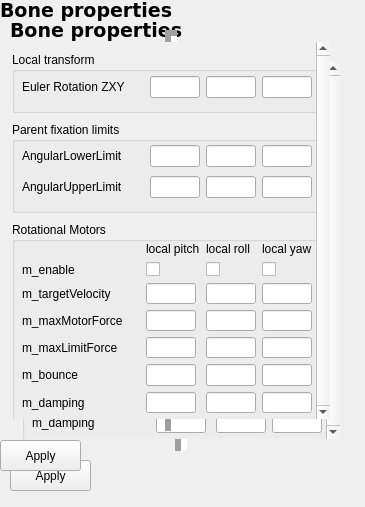
<?xml version="1.0" encoding="UTF-8"?>
<ui version="4.0">
 <class>Generic6DofConstraintController</class>
 <widget class="QWidget" name="Generic6DofConstraintController">
  <property name="geometry">
   <rect>
    <x>0</x>
    <y>0</y>
    <width>365</width>
    <height>507</height>
   </rect>
  </property>
  <property name="windowTitle">
   <string>Form</string>
  </property>
  <widget class="QPushButton" name="pbSaveChanges">
   <property name="geometry">
    <rect>
     <x>10</x>
     <y>460</y>
     <width>81</width>
     <height>31</height>
    </rect>
   </property>
   <property name="text">
    <string>Apply</string>
   </property>
  </widget>
  <widget class="QScrollArea" name="scrollArea">
   <property name="geometry">
    <rect>
     <x>10</x>
     <y>50</y>
     <width>342</width>
     <height>401</height>
    </rect>
   </property>
   <property name="frameShape">
    <enum>QFrame::VLine</enum>
   </property>
   <property name="lineWidth">
    <number>6</number>
   </property>
   <property name="verticalScrollBarPolicy">
    <enum>Qt::ScrollBarAlwaysOn</enum>
   </property>
   <property name="widgetResizable">
    <bool>true</bool>
   </property>
   <widget class="QWidget" name="scrollAreaWidgetContents_2">
    <property name="geometry">
     <rect>
      <x>0</x>
      <y>0</y>
      <width>313</width>
      <height>389</height>
     </rect>
    </property>
    <widget class="QGroupBox" name="gbAngularLimits">
     <property name="geometry">
      <rect>
       <x>0</x>
       <y>80</y>
       <width>311</width>
       <height>91</height>
      </rect>
     </property>
     <property name="title">
      <string>Parent fixation limits</string>
     </property>
     <widget class="QWidget" name="gridLayoutWidget_2">
      <property name="geometry">
       <rect>
        <x>10</x>
        <y>20</y>
        <width>290</width>
        <height>61</height>
       </rect>
      </property>
      <layout class="QGridLayout" name="glAngularLimits">
       <item row="0" column="0">
        <widget class="QLabel" name="lAngularLowerLimit_title">
         <property name="minimumSize">
          <size>
           <width>120</width>
           <height>0</height>
          </size>
         </property>
         <property name="text">
          <string>AngularLowerLimit</string>
         </property>
        </widget>
       </item>
       <item row="1" column="0">
        <widget class="QLabel" name="lAngularUpperLimit_title">
         <property name="text">
          <string>AngularUpperLimit</string>
         </property>
        </widget>
       </item>
       <item row="0" column="1">
        <widget class="QLineEdit" name="leAngularLowerLimit_x">
         <property name="maximumSize">
          <size>
           <width>50</width>
           <height>16777215</height>
          </size>
         </property>
        </widget>
       </item>
       <item row="1" column="1">
        <widget class="QLineEdit" name="leAngularUpperLimit_x">
         <property name="maximumSize">
          <size>
           <width>50</width>
           <height>16777215</height>
          </size>
         </property>
         <property name="text">
          <string/>
         </property>
        </widget>
       </item>
       <item row="0" column="2">
        <widget class="QLineEdit" name="leAngularLowerLimit_y">
         <property name="maximumSize">
          <size>
           <width>50</width>
           <height>16777215</height>
          </size>
         </property>
        </widget>
       </item>
       <item row="1" column="2">
        <widget class="QLineEdit" name="leAngularUpperLimit_y">
         <property name="maximumSize">
          <size>
           <width>50</width>
           <height>16777215</height>
          </size>
         </property>
         <property name="text">
          <string/>
         </property>
        </widget>
       </item>
       <item row="0" column="3">
        <widget class="QLineEdit" name="leAngularLowerLimit_z">
         <property name="maximumSize">
          <size>
           <width>50</width>
           <height>16777215</height>
          </size>
         </property>
        </widget>
       </item>
       <item row="1" column="3">
        <widget class="QLineEdit" name="leAngularUpperLimit_z">
         <property name="maximumSize">
          <size>
           <width>50</width>
           <height>16777215</height>
          </size>
         </property>
         <property name="text">
          <string/>
         </property>
        </widget>
       </item>
      </layout>
     </widget>
    </widget>
    <widget class="QGroupBox" name="gbAngularMotors">
     <property name="geometry">
      <rect>
       <x>0</x>
       <y>180</y>
       <width>311</width>
       <height>201</height>
      </rect>
     </property>
     <property name="title">
      <string>Rotational Motors</string>
     </property>
     <widget class="QWidget" name="gridLayoutWidget">
      <property name="geometry">
       <rect>
        <x>10</x>
        <y>20</y>
        <width>290</width>
        <height>171</height>
       </rect>
      </property>
      <layout class="QGridLayout" name="glAngularMotors">
       <property name="sizeConstraint">
        <enum>QLayout::SetDefaultConstraint</enum>
       </property>
       <property name="margin">
        <number>0</number>
       </property>
       <item row="0" column="3">
        <widget class="QLabel" name="l_m3">
         <property name="text">
          <string>local yaw</string>
         </property>
        </widget>
       </item>
       <item row="0" column="2">
        <widget class="QLabel" name="l_m2">
         <property name="text">
          <string>local roll</string>
         </property>
        </widget>
       </item>
       <item row="1" column="1">
        <widget class="QCheckBox" name="cbEnable_m1">
         <property name="text">
          <string/>
         </property>
        </widget>
       </item>
       <item row="1" column="2">
        <widget class="QCheckBox" name="cbEnable_m2">
         <property name="text">
          <string/>
         </property>
        </widget>
       </item>
       <item row="1" column="3">
        <widget class="QCheckBox" name="cbEnable_m3">
         <property name="text">
          <string/>
         </property>
        </widget>
       </item>
       <item row="1" column="0">
        <widget class="QLabel" name="l_enable_title">
         <property name="sizePolicy">
          <sizepolicy hsizetype="Fixed" vsizetype="Preferred">
           <horstretch>0</horstretch>
           <verstretch>0</verstretch>
          </sizepolicy>
         </property>
         <property name="maximumSize">
          <size>
           <width>100</width>
           <height>16777215</height>
          </size>
         </property>
         <property name="text">
          <string>m_enable</string>
         </property>
        </widget>
       </item>
       <item row="2" column="0">
        <widget class="QLabel" name="l_targetVelocity_title">
         <property name="sizePolicy">
          <sizepolicy hsizetype="Fixed" vsizetype="Preferred">
           <horstretch>0</horstretch>
           <verstretch>0</verstretch>
          </sizepolicy>
         </property>
         <property name="minimumSize">
          <size>
           <width>120</width>
           <height>0</height>
          </size>
         </property>
         <property name="maximumSize">
          <size>
           <width>100</width>
           <height>16777215</height>
          </size>
         </property>
         <property name="text">
          <string>m_targetVelocity</string>
         </property>
        </widget>
       </item>
       <item row="2" column="1">
        <widget class="QLineEdit" name="leTargetVelocity_m1">
         <property name="enabled">
          <bool>true</bool>
         </property>
         <property name="sizePolicy">
          <sizepolicy hsizetype="Fixed" vsizetype="Fixed">
           <horstretch>0</horstretch>
           <verstretch>0</verstretch>
          </sizepolicy>
         </property>
         <property name="maximumSize">
          <size>
           <width>50</width>
           <height>16777215</height>
          </size>
         </property>
        </widget>
       </item>
       <item row="2" column="2">
        <widget class="QLineEdit" name="leTargetVelocity_m2">
         <property name="sizePolicy">
          <sizepolicy hsizetype="Fixed" vsizetype="Fixed">
           <horstretch>0</horstretch>
           <verstretch>0</verstretch>
          </sizepolicy>
         </property>
         <property name="maximumSize">
          <size>
           <width>50</width>
           <height>16777215</height>
          </size>
         </property>
        </widget>
       </item>
       <item row="2" column="3">
        <widget class="QLineEdit" name="leTargetVelocity_m3">
         <property name="maximumSize">
          <size>
           <width>50</width>
           <height>16777215</height>
          </size>
         </property>
        </widget>
       </item>
       <item row="3" column="0">
        <widget class="QLabel" name="l_maxMotorForce_title">
         <property name="sizePolicy">
          <sizepolicy hsizetype="Fixed" vsizetype="Preferred">
           <horstretch>0</horstretch>
           <verstretch>0</verstretch>
          </sizepolicy>
         </property>
         <property name="maximumSize">
          <size>
           <width>100</width>
           <height>16777215</height>
          </size>
         </property>
         <property name="text">
          <string>m_maxMotorForce</string>
         </property>
        </widget>
       </item>
       <item row="3" column="1">
        <widget class="QLineEdit" name="leMaxMotorForce_m1">
         <property name="sizePolicy">
          <sizepolicy hsizetype="Fixed" vsizetype="Fixed">
           <horstretch>0</horstretch>
           <verstretch>0</verstretch>
          </sizepolicy>
         </property>
         <property name="maximumSize">
          <size>
           <width>50</width>
           <height>16777215</height>
          </size>
         </property>
        </widget>
       </item>
       <item row="3" column="2">
        <widget class="QLineEdit" name="leMaxMotorForce_m2">
         <property name="maximumSize">
          <size>
           <width>50</width>
           <height>16777215</height>
          </size>
         </property>
        </widget>
       </item>
       <item row="3" column="3">
        <widget class="QLineEdit" name="leMaxMotorForce_m3">
         <property name="maximumSize">
          <size>
           <width>50</width>
           <height>16777215</height>
          </size>
         </property>
        </widget>
       </item>
       <item row="0" column="1">
        <widget class="QLabel" name="l_m1">
         <property name="text">
          <string>local pitch</string>
         </property>
        </widget>
       </item>
       <item row="4" column="1">
        <widget class="QLineEdit" name="leMaxLimitForce_m1">
         <property name="sizePolicy">
          <sizepolicy hsizetype="Fixed" vsizetype="Fixed">
           <horstretch>0</horstretch>
           <verstretch>0</verstretch>
          </sizepolicy>
         </property>
         <property name="maximumSize">
          <size>
           <width>50</width>
           <height>16777215</height>
          </size>
         </property>
        </widget>
       </item>
       <item row="4" column="2">
        <widget class="QLineEdit" name="leMaxLimitForce_m2">
         <property name="maximumSize">
          <size>
           <width>50</width>
           <height>16777215</height>
          </size>
         </property>
        </widget>
       </item>
       <item row="4" column="3">
        <widget class="QLineEdit" name="leMaxLimitForce_m3">
         <property name="maximumSize">
          <size>
           <width>50</width>
           <height>16777215</height>
          </size>
         </property>
        </widget>
       </item>
       <item row="4" column="0">
        <widget class="QLabel" name="l_maxMotorForce_title_2">
         <property name="sizePolicy">
          <sizepolicy hsizetype="Fixed" vsizetype="Preferred">
           <horstretch>0</horstretch>
           <verstretch>0</verstretch>
          </sizepolicy>
         </property>
         <property name="maximumSize">
          <size>
           <width>100</width>
           <height>16777215</height>
          </size>
         </property>
         <property name="text">
          <string>m_maxLimitForce</string>
         </property>
        </widget>
       </item>
       <item row="5" column="0">
        <widget class="QLabel" name="l_maxMotorForce_title_3">
         <property name="sizePolicy">
          <sizepolicy hsizetype="Fixed" vsizetype="Preferred">
           <horstretch>0</horstretch>
           <verstretch>0</verstretch>
          </sizepolicy>
         </property>
         <property name="maximumSize">
          <size>
           <width>100</width>
           <height>16777215</height>
          </size>
         </property>
         <property name="text">
          <string>m_bounce</string>
         </property>
        </widget>
       </item>
       <item row="5" column="1">
        <widget class="QLineEdit" name="leBounce_m1">
         <property name="sizePolicy">
          <sizepolicy hsizetype="Fixed" vsizetype="Fixed">
           <horstretch>0</horstretch>
           <verstretch>0</verstretch>
          </sizepolicy>
         </property>
         <property name="maximumSize">
          <size>
           <width>50</width>
           <height>16777215</height>
          </size>
         </property>
        </widget>
       </item>
       <item row="5" column="2">
        <widget class="QLineEdit" name="leBounce_m2">
         <property name="sizePolicy">
          <sizepolicy hsizetype="Fixed" vsizetype="Fixed">
           <horstretch>0</horstretch>
           <verstretch>0</verstretch>
          </sizepolicy>
         </property>
         <property name="maximumSize">
          <size>
           <width>50</width>
           <height>16777215</height>
          </size>
         </property>
        </widget>
       </item>
       <item row="5" column="3">
        <widget class="QLineEdit" name="leBounce_m3">
         <property name="sizePolicy">
          <sizepolicy hsizetype="Fixed" vsizetype="Fixed">
           <horstretch>0</horstretch>
           <verstretch>0</verstretch>
          </sizepolicy>
         </property>
         <property name="maximumSize">
          <size>
           <width>50</width>
           <height>16777215</height>
          </size>
         </property>
        </widget>
       </item>
       <item row="6" column="0">
        <widget class="QLabel" name="l_maxMotorForce_title_4">
         <property name="sizePolicy">
          <sizepolicy hsizetype="Fixed" vsizetype="Preferred">
           <horstretch>0</horstretch>
           <verstretch>0</verstretch>
          </sizepolicy>
         </property>
         <property name="maximumSize">
          <size>
           <width>100</width>
           <height>16777215</height>
          </size>
         </property>
         <property name="text">
          <string>m_damping</string>
         </property>
        </widget>
       </item>
       <item row="6" column="1">
        <widget class="QLineEdit" name="leDamping_m1">
         <property name="sizePolicy">
          <sizepolicy hsizetype="Fixed" vsizetype="Fixed">
           <horstretch>0</horstretch>
           <verstretch>0</verstretch>
          </sizepolicy>
         </property>
         <property name="maximumSize">
          <size>
           <width>50</width>
           <height>16777215</height>
          </size>
         </property>
        </widget>
       </item>
       <item row="6" column="2">
        <widget class="QLineEdit" name="leDamping_m2">
         <property name="sizePolicy">
          <sizepolicy hsizetype="Fixed" vsizetype="Fixed">
           <horstretch>0</horstretch>
           <verstretch>0</verstretch>
          </sizepolicy>
         </property>
         <property name="maximumSize">
          <size>
           <width>50</width>
           <height>16777215</height>
          </size>
         </property>
        </widget>
       </item>
       <item row="6" column="3">
        <widget class="QLineEdit" name="leDamping_m3">
         <property name="sizePolicy">
          <sizepolicy hsizetype="Fixed" vsizetype="Fixed">
           <horstretch>0</horstretch>
           <verstretch>0</verstretch>
          </sizepolicy>
         </property>
         <property name="maximumSize">
          <size>
           <width>50</width>
           <height>16777215</height>
          </size>
         </property>
        </widget>
       </item>
      </layout>
     </widget>
    </widget>
    <widget class="QGroupBox" name="gbAngularLimits_2">
     <property name="geometry">
      <rect>
       <x>0</x>
       <y>10</y>
       <width>311</width>
       <height>61</height>
      </rect>
     </property>
     <property name="title">
      <string>Local transform</string>
     </property>
     <widget class="QWidget" name="gridLayoutWidget_3">
      <property name="geometry">
       <rect>
        <x>10</x>
        <y>20</y>
        <width>290</width>
        <height>31</height>
       </rect>
      </property>
      <layout class="QGridLayout" name="glAngularLimits_2">
       <item row="0" column="0">
        <widget class="QLabel" name="lEulerRot">
         <property name="minimumSize">
          <size>
           <width>120</width>
           <height>0</height>
          </size>
         </property>
         <property name="text">
          <string>Euler Rotation ZXY</string>
         </property>
        </widget>
       </item>
       <item row="0" column="1">
        <widget class="QLineEdit" name="leEulerRotX">
         <property name="maximumSize">
          <size>
           <width>50</width>
           <height>16777215</height>
          </size>
         </property>
        </widget>
       </item>
       <item row="0" column="2">
        <widget class="QLineEdit" name="leEulerRotY">
         <property name="maximumSize">
          <size>
           <width>50</width>
           <height>16777215</height>
          </size>
         </property>
        </widget>
       </item>
       <item row="0" column="3">
        <widget class="QLineEdit" name="leEulerRotZ">
         <property name="maximumSize">
          <size>
           <width>50</width>
           <height>16777215</height>
          </size>
         </property>
        </widget>
       </item>
      </layout>
     </widget>
    </widget>
   </widget>
  </widget>
  <widget class="QLabel" name="label">
   <property name="geometry">
    <rect>
     <x>10</x>
     <y>20</y>
     <width>181</width>
     <height>21</height>
    </rect>
   </property>
   <property name="font">
    <font>
     <family>Verdana</family>
     <pointsize>14</pointsize>
     <weight>75</weight>
     <bold>true</bold>
    </font>
   </property>
   <property name="text">
    <string>Bone properties</string>
   </property>
  </widget>
  <widget class="QLabel" name="label_2">
   <property name="geometry">
    <rect>
     <x>0</x>
     <y>0</y>
     <width>181</width>
     <height>21</height>
    </rect>
   </property>
   <property name="font">
    <font>
     <family>Verdana</family>
     <pointsize>14</pointsize>
     <weight>75</weight>
     <bold>true</bold>
    </font>
   </property>
   <property name="text">
    <string>Bone properties</string>
   </property>
  </widget>
  <widget class="QScrollArea" name="scrollArea_2">
   <property name="geometry">
    <rect>
     <x>0</x>
     <y>30</y>
     <width>342</width>
     <height>401</height>
    </rect>
   </property>
   <property name="frameShape">
    <enum>QFrame::VLine</enum>
   </property>
   <property name="lineWidth">
    <number>6</number>
   </property>
   <property name="verticalScrollBarPolicy">
    <enum>Qt::ScrollBarAlwaysOn</enum>
   </property>
   <property name="widgetResizable">
    <bool>true</bool>
   </property>
   <widget class="QWidget" name="scrollAreaWidgetContents_3">
    <property name="geometry">
     <rect>
      <x>0</x>
      <y>0</y>
      <width>313</width>
      <height>389</height>
     </rect>
    </property>
    <widget class="QGroupBox" name="gbAngularLimits_3">
     <property name="geometry">
      <rect>
       <x>0</x>
       <y>80</y>
       <width>311</width>
       <height>91</height>
      </rect>
     </property>
     <property name="title">
      <string>Parent fixation limits</string>
     </property>
     <widget class="QWidget" name="gridLayoutWidget_4">
      <property name="geometry">
       <rect>
        <x>10</x>
        <y>20</y>
        <width>290</width>
        <height>61</height>
       </rect>
      </property>
      <layout class="QGridLayout" name="glAngularLimits_3">
       <item row="0" column="0">
        <widget class="QLabel" name="lAngularLowerLimit_title_2">
         <property name="minimumSize">
          <size>
           <width>120</width>
           <height>0</height>
          </size>
         </property>
         <property name="text">
          <string>AngularLowerLimit</string>
         </property>
        </widget>
       </item>
       <item row="1" column="0">
        <widget class="QLabel" name="lAngularUpperLimit_title_2">
         <property name="text">
          <string>AngularUpperLimit</string>
         </property>
        </widget>
       </item>
       <item row="0" column="1">
        <widget class="QLineEdit" name="leAngularLowerLimit_x_2">
         <property name="maximumSize">
          <size>
           <width>50</width>
           <height>16777215</height>
          </size>
         </property>
        </widget>
       </item>
       <item row="1" column="1">
        <widget class="QLineEdit" name="leAngularUpperLimit_x_2">
         <property name="maximumSize">
          <size>
           <width>50</width>
           <height>16777215</height>
          </size>
         </property>
         <property name="text">
          <string/>
         </property>
        </widget>
       </item>
       <item row="0" column="2">
        <widget class="QLineEdit" name="leAngularLowerLimit_y_2">
         <property name="maximumSize">
          <size>
           <width>50</width>
           <height>16777215</height>
          </size>
         </property>
        </widget>
       </item>
       <item row="1" column="2">
        <widget class="QLineEdit" name="leAngularUpperLimit_y_2">
         <property name="maximumSize">
          <size>
           <width>50</width>
           <height>16777215</height>
          </size>
         </property>
         <property name="text">
          <string/>
         </property>
        </widget>
       </item>
       <item row="0" column="3">
        <widget class="QLineEdit" name="leAngularLowerLimit_z_2">
         <property name="maximumSize">
          <size>
           <width>50</width>
           <height>16777215</height>
          </size>
         </property>
        </widget>
       </item>
       <item row="1" column="3">
        <widget class="QLineEdit" name="leAngularUpperLimit_z_2">
         <property name="maximumSize">
          <size>
           <width>50</width>
           <height>16777215</height>
          </size>
         </property>
         <property name="text">
          <string/>
         </property>
        </widget>
       </item>
      </layout>
     </widget>
    </widget>
    <widget class="QGroupBox" name="gbAngularMotors_2">
     <property name="geometry">
      <rect>
       <x>0</x>
       <y>180</y>
       <width>311</width>
       <height>201</height>
      </rect>
     </property>
     <property name="title">
      <string>Rotational Motors</string>
     </property>
     <widget class="QWidget" name="gridLayoutWidget_5">
      <property name="geometry">
       <rect>
        <x>10</x>
        <y>20</y>
        <width>290</width>
        <height>171</height>
       </rect>
      </property>
      <layout class="QGridLayout" name="glAngularMotors_2">
       <property name="sizeConstraint">
        <enum>QLayout::SetDefaultConstraint</enum>
       </property>
       <property name="margin">
        <number>0</number>
       </property>
       <item row="0" column="3">
        <widget class="QLabel" name="l_m3_2">
         <property name="text">
          <string>local yaw</string>
         </property>
        </widget>
       </item>
       <item row="0" column="2">
        <widget class="QLabel" name="l_m2_2">
         <property name="text">
          <string>local roll</string>
         </property>
        </widget>
       </item>
       <item row="1" column="1">
        <widget class="QCheckBox" name="cbEnable_m1_2">
         <property name="text">
          <string/>
         </property>
        </widget>
       </item>
       <item row="1" column="2">
        <widget class="QCheckBox" name="cbEnable_m2_2">
         <property name="text">
          <string/>
         </property>
        </widget>
       </item>
       <item row="1" column="3">
        <widget class="QCheckBox" name="cbEnable_m3_2">
         <property name="text">
          <string/>
         </property>
        </widget>
       </item>
       <item row="1" column="0">
        <widget class="QLabel" name="l_enable_title_2">
         <property name="sizePolicy">
          <sizepolicy hsizetype="Fixed" vsizetype="Preferred">
           <horstretch>0</horstretch>
           <verstretch>0</verstretch>
          </sizepolicy>
         </property>
         <property name="maximumSize">
          <size>
           <width>100</width>
           <height>16777215</height>
          </size>
         </property>
         <property name="text">
          <string>m_enable</string>
         </property>
        </widget>
       </item>
       <item row="2" column="0">
        <widget class="QLabel" name="l_targetVelocity_title_2">
         <property name="sizePolicy">
          <sizepolicy hsizetype="Fixed" vsizetype="Preferred">
           <horstretch>0</horstretch>
           <verstretch>0</verstretch>
          </sizepolicy>
         </property>
         <property name="minimumSize">
          <size>
           <width>120</width>
           <height>0</height>
          </size>
         </property>
         <property name="maximumSize">
          <size>
           <width>100</width>
           <height>16777215</height>
          </size>
         </property>
         <property name="text">
          <string>m_targetVelocity</string>
         </property>
        </widget>
       </item>
       <item row="2" column="1">
        <widget class="QLineEdit" name="leTargetVelocity_m1_2">
         <property name="enabled">
          <bool>true</bool>
         </property>
         <property name="sizePolicy">
          <sizepolicy hsizetype="Fixed" vsizetype="Fixed">
           <horstretch>0</horstretch>
           <verstretch>0</verstretch>
          </sizepolicy>
         </property>
         <property name="maximumSize">
          <size>
           <width>50</width>
           <height>16777215</height>
          </size>
         </property>
        </widget>
       </item>
       <item row="2" column="2">
        <widget class="QLineEdit" name="leTargetVelocity_m2_2">
         <property name="sizePolicy">
          <sizepolicy hsizetype="Fixed" vsizetype="Fixed">
           <horstretch>0</horstretch>
           <verstretch>0</verstretch>
          </sizepolicy>
         </property>
         <property name="maximumSize">
          <size>
           <width>50</width>
           <height>16777215</height>
          </size>
         </property>
        </widget>
       </item>
       <item row="2" column="3">
        <widget class="QLineEdit" name="leTargetVelocity_m3_2">
         <property name="maximumSize">
          <size>
           <width>50</width>
           <height>16777215</height>
          </size>
         </property>
        </widget>
       </item>
       <item row="3" column="0">
        <widget class="QLabel" name="l_maxMotorForce_title_5">
         <property name="sizePolicy">
          <sizepolicy hsizetype="Fixed" vsizetype="Preferred">
           <horstretch>0</horstretch>
           <verstretch>0</verstretch>
          </sizepolicy>
         </property>
         <property name="maximumSize">
          <size>
           <width>100</width>
           <height>16777215</height>
          </size>
         </property>
         <property name="text">
          <string>m_maxMotorForce</string>
         </property>
        </widget>
       </item>
       <item row="3" column="1">
        <widget class="QLineEdit" name="leMaxMotorForce_m1_2">
         <property name="sizePolicy">
          <sizepolicy hsizetype="Fixed" vsizetype="Fixed">
           <horstretch>0</horstretch>
           <verstretch>0</verstretch>
          </sizepolicy>
         </property>
         <property name="maximumSize">
          <size>
           <width>50</width>
           <height>16777215</height>
          </size>
         </property>
        </widget>
       </item>
       <item row="3" column="2">
        <widget class="QLineEdit" name="leMaxMotorForce_m2_2">
         <property name="maximumSize">
          <size>
           <width>50</width>
           <height>16777215</height>
          </size>
         </property>
        </widget>
       </item>
       <item row="3" column="3">
        <widget class="QLineEdit" name="leMaxMotorForce_m3_2">
         <property name="maximumSize">
          <size>
           <width>50</width>
           <height>16777215</height>
          </size>
         </property>
        </widget>
       </item>
       <item row="0" column="1">
        <widget class="QLabel" name="l_m1_2">
         <property name="text">
          <string>local pitch</string>
         </property>
        </widget>
       </item>
       <item row="4" column="1">
        <widget class="QLineEdit" name="leMaxLimitForce_m1_2">
         <property name="sizePolicy">
          <sizepolicy hsizetype="Fixed" vsizetype="Fixed">
           <horstretch>0</horstretch>
           <verstretch>0</verstretch>
          </sizepolicy>
         </property>
         <property name="maximumSize">
          <size>
           <width>50</width>
           <height>16777215</height>
          </size>
         </property>
        </widget>
       </item>
       <item row="4" column="2">
        <widget class="QLineEdit" name="leMaxLimitForce_m2_2">
         <property name="maximumSize">
          <size>
           <width>50</width>
           <height>16777215</height>
          </size>
         </property>
        </widget>
       </item>
       <item row="4" column="3">
        <widget class="QLineEdit" name="leMaxLimitForce_m3_2">
         <property name="maximumSize">
          <size>
           <width>50</width>
           <height>16777215</height>
          </size>
         </property>
        </widget>
       </item>
       <item row="4" column="0">
        <widget class="QLabel" name="l_maxMotorForce_title_6">
         <property name="sizePolicy">
          <sizepolicy hsizetype="Fixed" vsizetype="Preferred">
           <horstretch>0</horstretch>
           <verstretch>0</verstretch>
          </sizepolicy>
         </property>
         <property name="maximumSize">
          <size>
           <width>100</width>
           <height>16777215</height>
          </size>
         </property>
         <property name="text">
          <string>m_maxLimitForce</string>
         </property>
        </widget>
       </item>
       <item row="5" column="0">
        <widget class="QLabel" name="l_maxMotorForce_title_7">
         <property name="sizePolicy">
          <sizepolicy hsizetype="Fixed" vsizetype="Preferred">
           <horstretch>0</horstretch>
           <verstretch>0</verstretch>
          </sizepolicy>
         </property>
         <property name="maximumSize">
          <size>
           <width>100</width>
           <height>16777215</height>
          </size>
         </property>
         <property name="text">
          <string>m_bounce</string>
         </property>
        </widget>
       </item>
       <item row="5" column="1">
        <widget class="QLineEdit" name="leBounce_m1_2">
         <property name="sizePolicy">
          <sizepolicy hsizetype="Fixed" vsizetype="Fixed">
           <horstretch>0</horstretch>
           <verstretch>0</verstretch>
          </sizepolicy>
         </property>
         <property name="maximumSize">
          <size>
           <width>50</width>
           <height>16777215</height>
          </size>
         </property>
        </widget>
       </item>
       <item row="5" column="2">
        <widget class="QLineEdit" name="leBounce_m2_2">
         <property name="sizePolicy">
          <sizepolicy hsizetype="Fixed" vsizetype="Fixed">
           <horstretch>0</horstretch>
           <verstretch>0</verstretch>
          </sizepolicy>
         </property>
         <property name="maximumSize">
          <size>
           <width>50</width>
           <height>16777215</height>
          </size>
         </property>
        </widget>
       </item>
       <item row="5" column="3">
        <widget class="QLineEdit" name="leBounce_m3_2">
         <property name="sizePolicy">
          <sizepolicy hsizetype="Fixed" vsizetype="Fixed">
           <horstretch>0</horstretch>
           <verstretch>0</verstretch>
          </sizepolicy>
         </property>
         <property name="maximumSize">
          <size>
           <width>50</width>
           <height>16777215</height>
          </size>
         </property>
        </widget>
       </item>
       <item row="6" column="0">
        <widget class="QLabel" name="l_maxMotorForce_title_8">
         <property name="sizePolicy">
          <sizepolicy hsizetype="Fixed" vsizetype="Preferred">
           <horstretch>0</horstretch>
           <verstretch>0</verstretch>
          </sizepolicy>
         </property>
         <property name="maximumSize">
          <size>
           <width>100</width>
           <height>16777215</height>
          </size>
         </property>
         <property name="text">
          <string>m_damping</string>
         </property>
        </widget>
       </item>
       <item row="6" column="1">
        <widget class="QLineEdit" name="leDamping_m1_2">
         <property name="sizePolicy">
          <sizepolicy hsizetype="Fixed" vsizetype="Fixed">
           <horstretch>0</horstretch>
           <verstretch>0</verstretch>
          </sizepolicy>
         </property>
         <property name="maximumSize">
          <size>
           <width>50</width>
           <height>16777215</height>
          </size>
         </property>
        </widget>
       </item>
       <item row="6" column="2">
        <widget class="QLineEdit" name="leDamping_m2_2">
         <property name="sizePolicy">
          <sizepolicy hsizetype="Fixed" vsizetype="Fixed">
           <horstretch>0</horstretch>
           <verstretch>0</verstretch>
          </sizepolicy>
         </property>
         <property name="maximumSize">
          <size>
           <width>50</width>
           <height>16777215</height>
          </size>
         </property>
        </widget>
       </item>
       <item row="6" column="3">
        <widget class="QLineEdit" name="leDamping_m3_2">
         <property name="sizePolicy">
          <sizepolicy hsizetype="Fixed" vsizetype="Fixed">
           <horstretch>0</horstretch>
           <verstretch>0</verstretch>
          </sizepolicy>
         </property>
         <property name="maximumSize">
          <size>
           <width>50</width>
           <height>16777215</height>
          </size>
         </property>
        </widget>
       </item>
      </layout>
     </widget>
    </widget>
    <widget class="QGroupBox" name="gbAngularLimits_4">
     <property name="geometry">
      <rect>
       <x>0</x>
       <y>10</y>
       <width>311</width>
       <height>61</height>
      </rect>
     </property>
     <property name="title">
      <string>Local transform</string>
     </property>
     <widget class="QWidget" name="gridLayoutWidget_6">
      <property name="geometry">
       <rect>
        <x>10</x>
        <y>20</y>
        <width>290</width>
        <height>31</height>
       </rect>
      </property>
      <layout class="QGridLayout" name="glAngularLimits_4">
       <item row="0" column="0">
        <widget class="QLabel" name="lEulerRot_2">
         <property name="minimumSize">
          <size>
           <width>120</width>
           <height>0</height>
          </size>
         </property>
         <property name="text">
          <string>Euler Rotation ZXY</string>
         </property>
        </widget>
       </item>
       <item row="0" column="1">
        <widget class="QLineEdit" name="leEulerRotX_2">
         <property name="maximumSize">
          <size>
           <width>50</width>
           <height>16777215</height>
          </size>
         </property>
        </widget>
       </item>
       <item row="0" column="2">
        <widget class="QLineEdit" name="leEulerRotY_2">
         <property name="maximumSize">
          <size>
           <width>50</width>
           <height>16777215</height>
          </size>
         </property>
        </widget>
       </item>
       <item row="0" column="3">
        <widget class="QLineEdit" name="leEulerRotZ_2">
         <property name="maximumSize">
          <size>
           <width>50</width>
           <height>16777215</height>
          </size>
         </property>
        </widget>
       </item>
      </layout>
     </widget>
    </widget>
   </widget>
  </widget>
  <widget class="QPushButton" name="pbSaveChanges_2">
   <property name="geometry">
    <rect>
     <x>0</x>
     <y>440</y>
     <width>81</width>
     <height>31</height>
    </rect>
   </property>
   <property name="text">
    <string>Apply</string>
   </property>
  </widget>
 </widget>
 <resources/>
 <connections/>
</ui>
